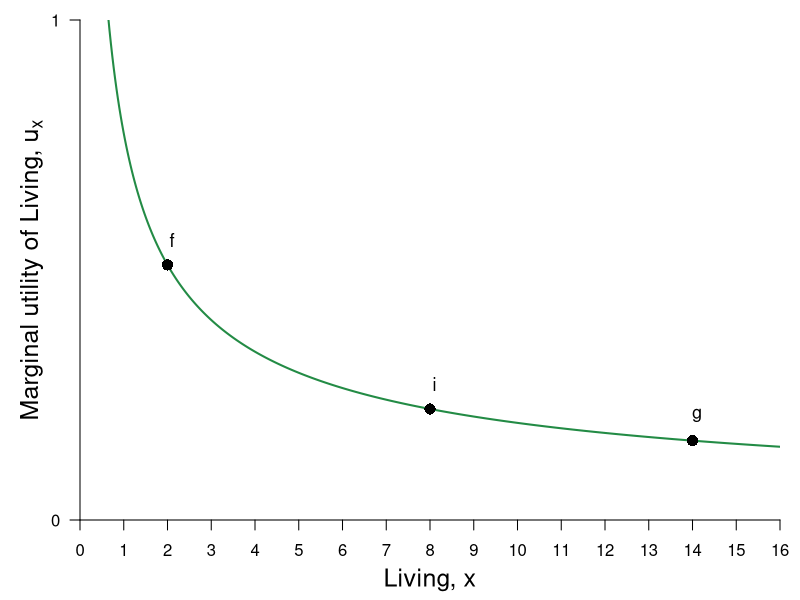

This chart was generated by the following R code:
#Graph Designer: Simon Halliday
#Authors: Bowles and Halliday
#Title: Coordination, Conflict and Competition: A Text in Microeconomics

library(shape)
#pdf(file = "indiff_shaded_newSTEP1.pdf", width = 8, height = 6)
#pdf(file = "indiff_shaded_newSTEP2.pdf", width = 8, height = 6)
pdf(file = "constrained_optimization/living_mufn.pdf", width = 8, height = 6)

#Set parameters for graphics
axislabelsize <- 1.5
labelsize <- 1.1
graphlinewidth <- 2
segmentlinewidth <- 1.5

COL <- c("#7fc97f", "#beaed4", "#fdc086", "#ffff99", "#386cb0", "#f0027f", "#bf5b17", "#666666")
COLA <- c("#e0f3db", "#99d8c9","#66c2a4","#41ae76", "#238b45", "#005824")
COLB <- c("#c6dbef", "#4eb3d3", "#2b8cbe", "#0868ac","#084081")

#Edited the margins to cater for the larger LHS labels
par(mar =  c(4, 4, 1, 1))

uFn <- function(x, y = 3, alpha = 0.4){
  (x^alpha)*(y^(1 - alpha))
}

muFn <- function(x, y = 3, alpha = 0.4){
  alpha*(x^(alpha - 1))*(y^(1 - alpha))
}


indiffA <- function(x, alpha = 0.5, uA = 5) {
  (uA / x^alpha)^(1/(1 - alpha))
}

xlims <- c(0, 16)
ylims <- c(0, 1)

npts <- 501 
x <- seq(xlims[1], xlims[2], length.out = npts)
y <- seq(ylims[1], ylims[2], length.out = npts) 
a <- c(2, 4, 6)

plot(0, 0, xlim = xlims, ylim = ylims, type = "n",
     xlab = expression(paste("")),
     ylab = expression(paste("")), 
     xaxt = "n", 
     yaxt = "n", 
     cex.lab = axislabelsize, 
     bty = "n", 
     xaxs="i", 
     yaxs="i"
)


ticksy <- seq(from = 0, to = ylims[2], by = 1)
ylabels <- seq(from = 0, to = ylims[2], by = 1)
ticksx <- seq(from = 0, to = xlims[2], by = 1)
xlabels <- seq(from = 0, to = xlims[2], by = 1)
# ticksy <- c(ylims[1], 5.25, 8, ylims[2])
# ylabels <- c(NA, expression(paste(y,"*")), expression(paste(bar(y))), NA)
# ticksx <- c(xlims[1], 5.25, 8.944272, xlims[2])
# xlabels <- c(NA, expression(paste(x,"*")), expression(paste(bar(x))), NA)

axis(1, at = ticksx, pos = 0, labels = xlabels)
axis(2, at = ticksy, pos = 0, labels = ylabels, las = 1)

npts <- 500 
xx1 <- seq(xlims[1], xlims[2], length.out = npts)
xx2 <- seq(0, xlims[2], length.out = npts)
xx3 <- seq(xlims[1], 0, length.out = npts)

#Draw the polygon for shading the utility areas
# xpoly1 <- seq(from = xlims[1], to = xlims[2], length.out = 500)
# ypoly1 <- indiffA(xpoly1, alpha = 0.5, uA = 4)
# polygon(x = c(xpoly1, rev(xpoly1[1])), y = c(ypoly1, rev(ypoly1)[1]), col=COLA[1], density=NULL, border = NA)
# ypoly1 <- indiffA(xpoly1, alpha = 0.5, uA = 4)
# polygon(x = c(0, 0, xlims[2], xlims[2], 0), y = c(0, indiffA(xlims[2]), indiffA(xlims[2]), 0, 0), col=COLA[1], density=NULL, border = NA)
# polygon(x = c(xlims[2], rev(xpoly1), xpoly1), y = c(ylims[2], rev(ypoly1), ypoly1), col=COLB[1], density=NULL, border = NA)


#Draw the graphs
lines(xx1, muFn(xx1), col = COLA[5], lwd = graphlinewidth)

#Label the feasible frontier
# text(3.2, 1, expression("Feasible Frontier"), cex = labelsize)
# text(3.2, 0.5, expression("(production possibilities frontier)"), cex = labelsize)
# Arrows(4.35, 0.95, 8.1, 0.95, col = "black", lty = 1, lwd = 2, arr.type = "triangle", arr.lwd = 0.5)

#Axis labels
#mtext(expression(paste("Living, ", x)), side = 1, line = 2.5, cex = axislabelsize)
text(0.5*xlims[2], -0.12, expression(paste("Living, ", x)), xpd = TRUE, cex = axislabelsize)
text(-1.1, 0.5*ylims[2], expression(paste("Marginal utility of Living, ", u[x])), xpd = TRUE, cex = axislabelsize, srt = 90)
                                    
                                    


# contour(x, y, 
#         outer(x, y, uFn),
#         drawlabels = FALSE,
#         col = COLB[3],
#         lwd = graphlinewidth,
#         levels = a, 
#         xaxs="i", 
#         yaxs="i", 
#         add = TRUE)


#Label the indifference curves
# text(9.5, 1.3, expression(u[4]^A == 4), cex = labelsize)
# text(3, 3, expression(u^A < 4), cex = labelsize)
# text(3, 2.5, expression(paste("Worse than ", u[4]^A)), cex = labelsize)
# text(7, 7, expression(u^A > 4), cex = labelsize)
# text(7, 6.5, expression(paste("Better than ", u[4]^A)), cex = labelsize)
#text(9.5, 3.15, expression(u[2]^A), cex = labelsize)
#text(9.5, 5.85, expression(u[3]^A), cex = labelsize)

text(2 + 0.1, muFn(2) + 0.05, expression(paste(f)), cex = labelsize)
points(2, muFn(2), pch = 16, col = "black", cex = 1.5)

text(8+ 0.1, muFn(8) + 0.05, expression(paste(i)), cex = labelsize)
points(8, muFn(8), pch = 16, col = "black", cex = 1.5)

text(14+ 0.1, muFn(14) + 0.05, expression(paste(g)), cex = labelsize)
points(14, muFn(14), pch = 16, col = "black", cex = 1.5)

dev.off()
